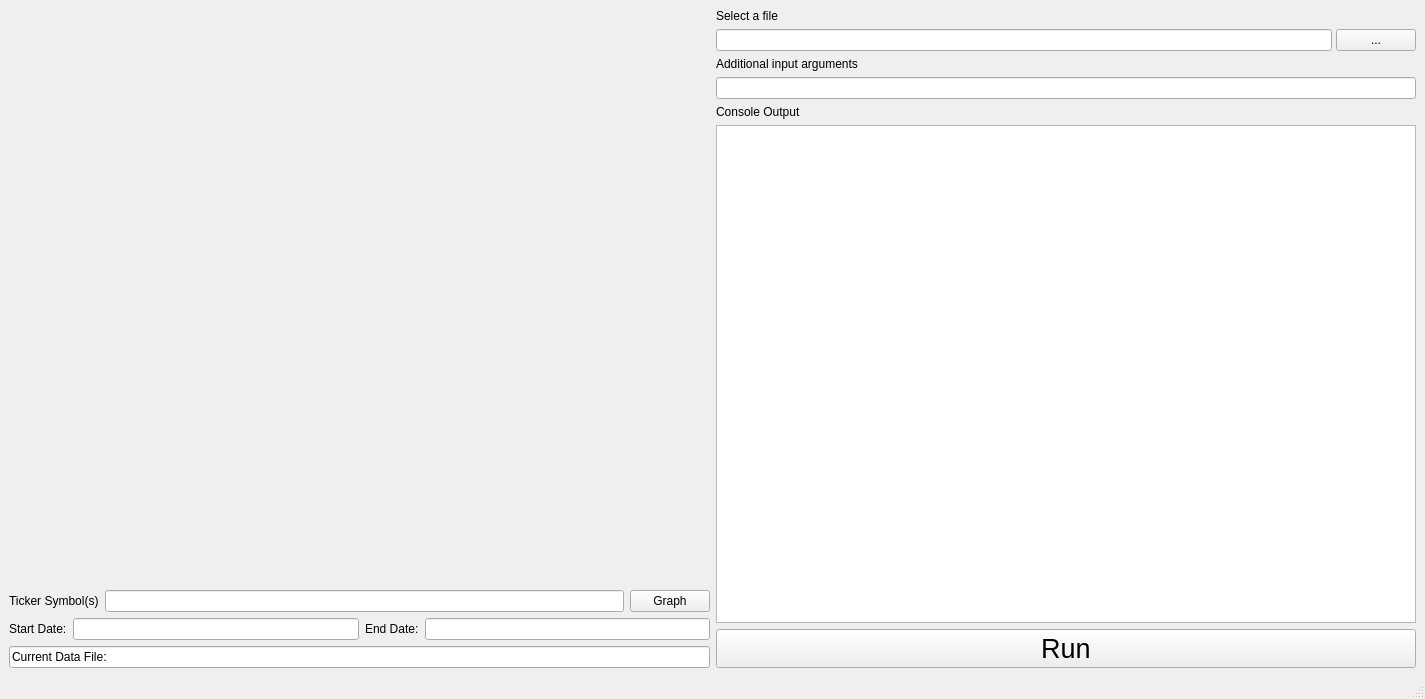
<?xml version="1.0" encoding="UTF-8"?>
<ui version="4.0">
 <class>Window</class>
 <widget class="QMainWindow" name="Window">
  <property name="geometry">
   <rect>
    <x>0</x>
    <y>0</y>
    <width>1425</width>
    <height>699</height>
   </rect>
  </property>
  <property name="windowTitle">
   <string>StockView* 1.0.0</string>
  </property>
  <widget class="QWidget" name="Frame">
   <layout class="QHBoxLayout" name="horizontalLayout_3">
    <item>
     <layout class="QVBoxLayout" name="Grapher_Layout" stretch="1,0,0,0">
      <item>
       <widget class="ChartWidget" name="StockView_Chart" native="true"/>
      </item>
      <item>
       <layout class="QHBoxLayout" name="GraphInput_Layout">
        <item>
         <widget class="QLabel" name="Instructions_Label">
          <property name="text">
           <string>Ticker Symbol(s)</string>
          </property>
         </widget>
        </item>
        <item>
         <widget class="QLineEdit" name="TickerSymbols_LineEdit"/>
        </item>
        <item>
         <widget class="QPushButton" name="GraphStocks_Button">
          <property name="text">
           <string>Graph</string>
          </property>
         </widget>
        </item>
       </layout>
      </item>
      <item>
       <layout class="QHBoxLayout" name="horizontalLayout">
        <item>
         <widget class="QLabel" name="label">
          <property name="text">
           <string>Start Date:</string>
          </property>
         </widget>
        </item>
        <item>
         <widget class="QLineEdit" name="StartDate_lineEdit"/>
        </item>
        <item>
         <widget class="QLabel" name="label_2">
          <property name="text">
           <string>End Date:</string>
          </property>
         </widget>
        </item>
        <item>
         <widget class="QLineEdit" name="EndDate_lineEdit"/>
        </item>
       </layout>
      </item>
      <item>
       <widget class="QLineEdit" name="DataFile_LineEdit">
        <property name="text">
         <string>Current Data File:</string>
        </property>
        <property name="readOnly">
         <bool>true</bool>
        </property>
       </widget>
      </item>
     </layout>
    </item>
    <item>
     <layout class="QVBoxLayout" name="PythonRunner_Layout" stretch="0,0,0,0,0,1,0">
      <item>
       <widget class="QLabel" name="FileSelect">
        <property name="text">
         <string>Select a file</string>
        </property>
       </widget>
      </item>
      <item>
       <layout class="QHBoxLayout" name="FileSelect_Layout" stretch="1,0">
        <property name="spacing">
         <number>4</number>
        </property>
        <item>
         <widget class="QLineEdit" name="FileSelect_LineEdit"/>
        </item>
        <item>
         <widget class="QPushButton" name="FileSelector_Button">
          <property name="text">
           <string>...</string>
          </property>
         </widget>
        </item>
       </layout>
      </item>
      <item>
       <widget class="QLabel" name="InputArguments">
        <property name="text">
         <string>Additional input arguments</string>
        </property>
       </widget>
      </item>
      <item>
       <widget class="QLineEdit" name="InputArguments_LineEdit"/>
      </item>
      <item>
       <widget class="QLabel" name="ConsoleOutput">
        <property name="text">
         <string>Console Output</string>
        </property>
       </widget>
      </item>
      <item>
       <widget class="QTextBrowser" name="ConsoleOutput_TextBrowser"/>
      </item>
      <item>
       <widget class="QPushButton" name="Run_Button">
        <property name="font">
         <font>
          <pointsize>20</pointsize>
         </font>
        </property>
        <property name="text">
         <string>Run</string>
        </property>
       </widget>
      </item>
     </layout>
    </item>
   </layout>
  </widget>
  <widget class="QStatusBar" name="statusbar"/>
 </widget>
 <customwidgets>
  <customwidget>
   <class>ChartWidget</class>
   <extends>QWidget</extends>
   <header>ChartWidget.hpp</header>
   <container>1</container>
  </customwidget>
 </customwidgets>
 <resources/>
 <connections/>
</ui>
